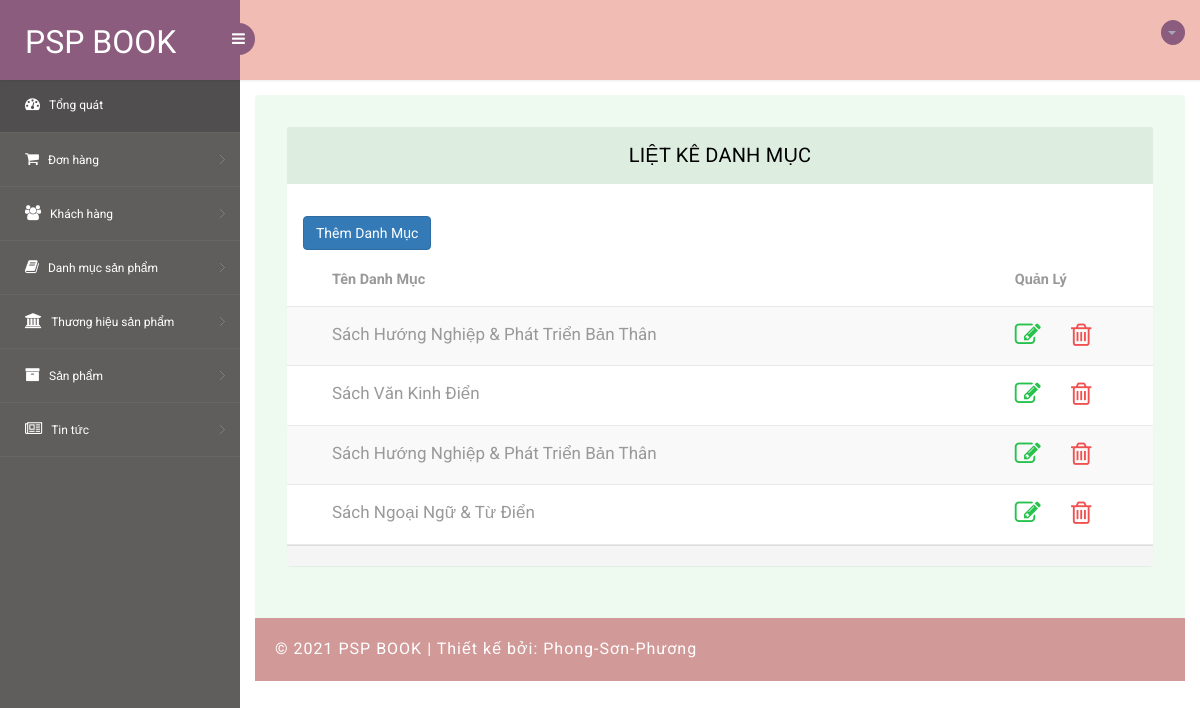
/Admin/lietkedanhmucsp.php, run on an earlier commit of the app's database.
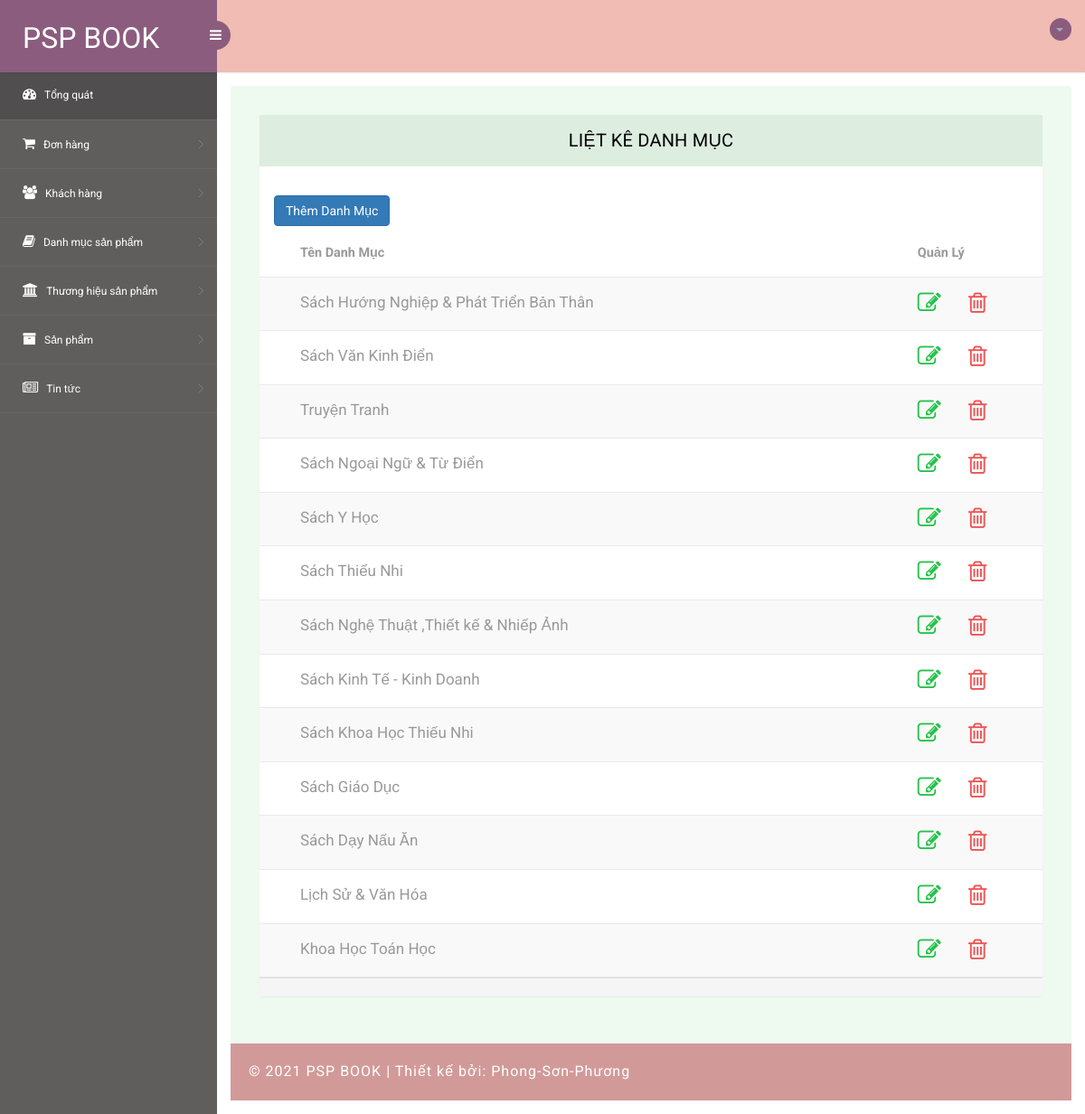
And on a later commit of the database.
### tables this page shows
CREATE TABLE `tbl_category` (
  `category_id` int(11) NOT NULL,
  `category_name` varchar(100) NOT NULL
);

### Admin/lietkedanhmucsp.php (the view, shortened to what this page needs)
<?php
include('../database/connectdb.php')
?>
<!DOCTYPE html>
<head>
<link rel="stylesheet" href="css/bootstrap.min.css" >
<link href="css/style.css" rel='stylesheet' type='text/css' />
<link href="css/style-responsive.css" rel="stylesheet"/>
<link href="css/font-awesome.css" rel="stylesheet">
</head>
<body>
<?php
include('include/header.php') ;
include('include/aside.php') ;
?>
<section id="main-content">
	<section class="wrapper">
		<div class="table-agile-info">
    <div class="panel panel-default">
        <div class="panel-heading">
            Liệt Kê Danh Mục
        </div>
        <div class="row w3-res-tb">
                    <div class="col-sm-5 m-b-xs">
                        <a href="themdanhmuc.php" class="btn btn-primary ">Thêm Danh Mục</a>
                    </div>
                    <div class="col-sm-4">
                </div>
            </div>
        <div class="table-responsive">
            <table  class="table table-striped b-t b-light">
                <thead>
                    <tr>
                    <th style="width:20px;">
                    </th>
                    <th>Tên Danh Mục</th>
                    <th  colspan="2" style="margin:auto">Quản Lý</th>
                    </tr>
                </thead>
                <tbody>
                <?php
                    $sql_kq = mysqli_query($con, "SELECT * FROM tbl_category");
                    if (mysqli_num_rows($sql_kq)>0)
                    {
                        while ($row=mysqli_fetch_row($sql_kq))
                        {
                            ?>
                                    <tr>
                                        <td></td>
                                        <td ><span style="font-size: 17px;"><?php echo $row[1]; ?></span></td>
                                        <td style="width:4%">
                                            <a href="javascript:suadanhmuc('<?php echo $row[0]; ?>')" class="active styling-edit" ui-toggle-class="">
                                            <i style="font-size: 26px;" class="fa fa-pencil-square-o text-success text-active"></i>
                                            </a></td>
                                            <td>
                                            <a href="javascript:xoa_id('<?php echo $row[0]; ?>')"
                                            class="active styling-edit" ui-toggle-class="">
                                            <i style="font-size: 26px;" class="fa fa-trash-o  text-danger text"></i>
                                            </a>
                                        </td>
                                    </tr>
                            <?php
                        }
                    }
                    else
                    {
                            ?>
                            <tr>
                            <td colspan="5">Không tìm thấy dữ liệu cần tìm !</td>
                            </tr>
                    <?php
                    }
                    ?>
                </tbody>
            </table>
        </div>
        <footer class="panel-footer">
        </footer>
        </div>
    </div>
<div class="footer">
    <div class="wthree-copyright">
        <p>© 2021 PSP BOOK | Thiết kế bởi: Phong-Sơn-Phương</p>
    </div>
</div>
</section>
</section>
</body>
</html>

What changed in the data, as far as the page shows it:
changed tbl_category: category_name "Sách Hướng Nghiệp & Phát Triển Bản Thân" → "Truyện Tranh"
added tbl_category: category_name "Sách Y Học"
added tbl_category: category_name "Sách Thiếu Nhi"
added tbl_category: category_name "Sách Nghệ Thuật ,Thiết kế & Nhiếp Ảnh"
added tbl_category: category_name "Sách Kinh Tế - Kinh Doanh"
added tbl_category: category_name "Sách Khoa Học Thiếu Nhi"
added tbl_category: category_name "Sách Giáo Dục"
added tbl_category: category_name "Sách Dạy Nấu Ăn"
added tbl_category: category_name "Lịch Sử & Văn Hóa"
added tbl_category: category_name "Khoa Học Toán Học"
